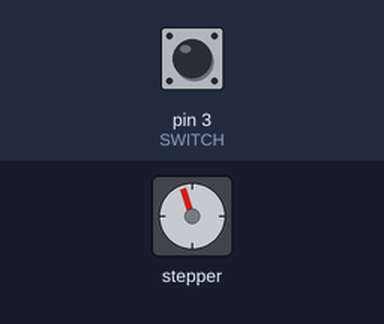
Bench run of a sketch on a simulated Arduino Uno, built with avr-gcc and run on an emulated ATmega328P. Shown: stepper motor. The inputs (shaded band) are chosen by the test bench; at power-on: pin 3 (SWITCH) HIGH. Stepper angles assume 20 steps per turn.

Above: at 1.55 s.
At 3.14 s:
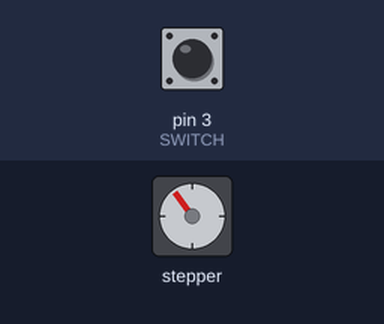
4.0 s: pin 3 (SWITCH) pulled LOW for 1.9 s
At 4.74 s:
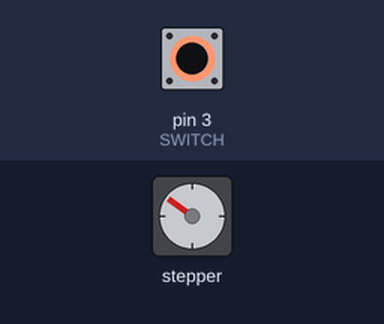
Timing chart, 0 to 13.5 s (numbered marks = the images above; inputs shaded):
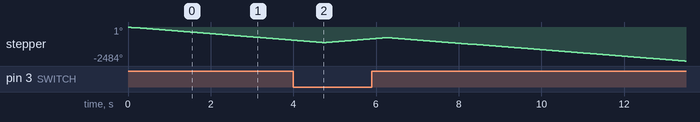

The sketch:

UNO_L298_Stepper_2.ino
```cpp
#include <Stepper.h>

#define SWITCH 3
const int stepsPerRevolution = 20;

// initialize the stepper library on pins 8 through 11:
Stepper myStepper(stepsPerRevolution, 8,9,10,11);

void setup() {
  pinMode(SWITCH, INPUT_PULLUP);
  // set the speed at 40 rpm:
  myStepper.setSpeed(40);
}

void loop() {
  if(digitalRead(SWITCH) == 0){
    // rotate motor anticlockwise
    myStepper.step(stepsPerRevolution);
    delay(20);
  }
  else{
    // rotate motor clockwise
    myStepper.step(~stepsPerRevolution);
    delay(20);
  }
}
```
